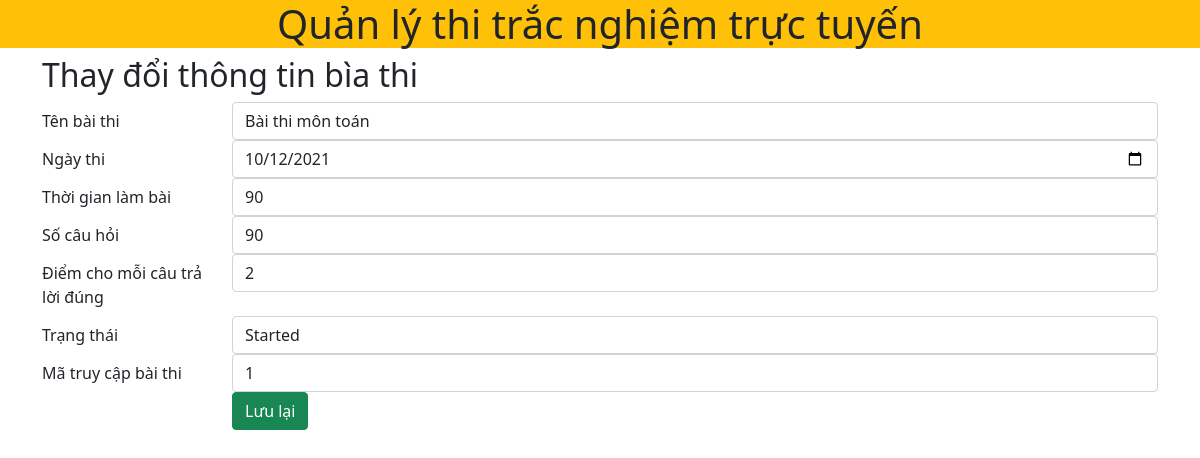
The page /edit.php?id=1 on the database its author committed.
### tables this page shows
CREATE TABLE `exams` (
  `id` int(10) UNSIGNED NOT NULL,
  `exam_title` varchar(30) NOT NULL,
  `exam_datetime` date NOT NULL,
  `duration` int(11) NOT NULL,
  `total_question` int(10) NOT NULL,
  `marks_per_right_answer` int(10) NOT NULL,
  `created_on` date NOT NULL DEFAULT current_timestamp(),
  `status` varchar(20) NOT NULL,
  `exam_code` int(11) NOT NULL
);

### src/edit.php (the view, shortened to what this page needs)
<?php
    include 'header.php';
?>
<main class="container">
    <h2>Thay đổi thông tin bìa thi</h2>
    <?php
    include 'config.php';
    $id = $_GET['id'];
    $sql = "SELECT * FROM `exams` WHERE `id` = $id";
    $res = mysqli_query($conn, $sql);
    if (mysqli_num_rows($res) > 0) {
        $row = mysqli_fetch_assoc($res);
        $etitle=$row['exam_title'];
        $edate=$row['exam_datetime'];
        $duration=$row['duration'];
        $tquest=$row['total_question'];
        $mark=$row['marks_per_right_answer'];
        $status=$row['status'];
        $ecode=$row['exam_code'];
    }
    ?>
    <form method="POST">
        <div class="form-group row">
            <label for="etitle" class="col-sm-2 col-form-label">Tên bài thi</label>
            <div class="col-sm-10">
                <input type="text" class="form-control" id="etitle" name="etitle" value="<?php echo $etitle; ?>">
            </div>
        </div>
        <div class="form-group row">
            <label for="edate" class="col-sm-2 col-form-label">Ngày thi</label>
            <div class="col-sm-10">
                <input type="date" class="form-control" id="edate" name="edate" value="<?php echo $edate; ?>">
            </div>
        </div>
        <div class="form-group row">
            <label for="duration" class="col-sm-2 col-form-label">Thời gian làm bài</label>
            <div class="col-sm-10">
                <input type="text" class="form-control" id="duration" name="duration" value="<?php echo $duration; ?>">
            </div>
        </div>
        <div class="form-group row">
            <label for="tquest" class="col-sm-2 col-form-label">Số câu hỏi</label>
            <div class="col-sm-10">
                <input type="text" class="form-control" id="tquest" name="tquest" value="<?php echo $tquest; ?>">
            </div>
        </div>
        <div class="form-group row">
            <label for="mark" class="col-sm-2 col-form-label"> Điểm cho mỗi câu trả lời đúng</label>
            <div class="col-sm-10">
                <input type="tel" class="form-control" id="mark" name="mark" value="<?php echo $mark ?>">
            </div>
        </div>
        <div class="form-group row">
            <label for="status" class="col-sm-2 col-form-label"> Trạng thái</label>
            <div class="col-sm-10">
                <input type="tel" class="form-control" id="status" name="status" value="<?php echo $status; ?>">
            </div>
        </div>
        <div class="form-group row">
            <label for="ecode" class="col-sm-2 col-form-label"> Mã truy cập bài thi</label>
            <div class="col-sm-10">
                <input type="tel" class="form-control" id="ecode" name="ecode" value="<?php echo $ecode; ?>">
            </div>
        </div>
        <div class="form-group row">
            <label for="empMobile" class="col-sm-2 col-form-label"></label>
            <div class="col-sm-10">
                <button type="submit" class="btn btn-success" name="btnsave">Lưu lại</button>
            </div>
        </div>
    </form>
</main>
<?php
    include 'footer.php';
?>

### rows shown on the page
exams: etitle "Bài thi môn toán", edate "10/12/2021", duration "90", tquest "90", mark "2", status "Started", ecode "1"
